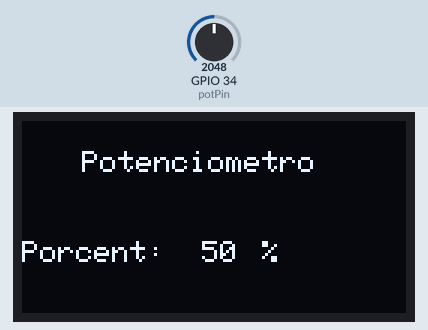
Recording of a sketch running on a simulated ESP32. On the bench: 128×64 one-colour display. The test bench sets the inputs (shaded band); at power-on: GPIO 34 (potPin) = 2048 (analog values on the 0–4095 scale). Nothing arrives over Bluetooth unless stated; what the sketch prints to the serial monitor is not drawn.

Above: at 3.2 s.
3.3 s: GPIO 34 (potPin) set to 2866
At 4.2 s:
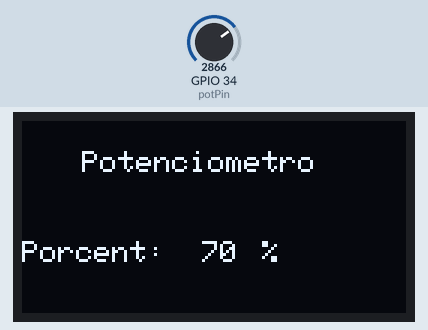
6.5 s: GPIO 34 (potPin) set to 3603
At 7.9 s:
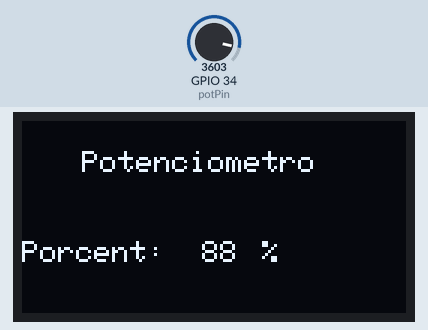
8.2 s: GPIO 34 (potPin) set to 4095
At 9.7 s:
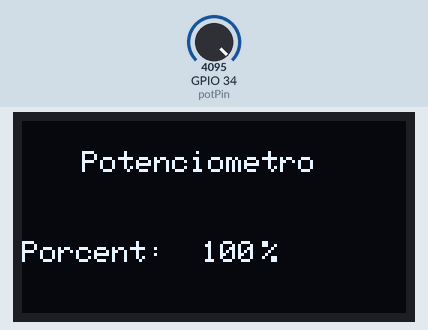
Timing chart, 0 to 10.8 s (numbered marks = the images above; inputs shaded):
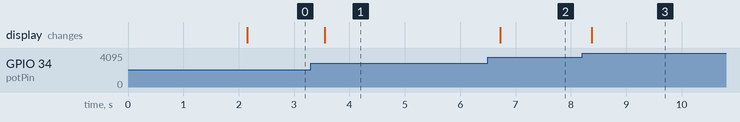

The sketch:

Aula_14_ESP32_Bluetooth_Classic_Serial_2.ino
```cpp
/*
 * Seguir a orientação do documento Aula 14:
 *
 * Atividade para desenvolver:
 * ·       Utilizar o base o exemplo do site CircuitDigest - How to Use Classic Serial Bluetooth in ESP32  (Aula 14 - ESP32 Bluetooth - Classic Serial 1 - Envio Serial)
 * ·       Realizar a leitura de um potenciômetro no ESP32
 * ·       Apresentar a leitura do potenciômetro em % (0% a 100%) no display (LCD ou OLED)
 * ·       Utilizar o APP Google Play - Bluetooth Terminal
 * ·       Mostrar a leitura do potenciômetro em % (0% a 100%) por um comando de caractere
 *
 * Nome: Leonardo M. Felipe
 * Turmna:641N1
 *
 */


#include <Wire.h>
#include <Adafruit_GFX.h>
#include <Adafruit_SSD1306.h>
#include "BluetoothSerial.h" //Header File for Serial Bluetooth, will be added by default into Arduino

BluetoothSerial ESP_BT; //Object for Bluetooth

#define SCREEN_WIDTH 128 // largura da tela OLED, em pixels
#define SCREEN_HEIGHT 64 // altura da tela OLED, em pixels
#define potPin 34

#define pino_analogico 34 // apelido para o pino A0
//canal usado adc1 ch6
// Apelidos para associação entre os pinos do LCD e do Arduino

//variavel que vai receber o valor lido do potenciometro
int valPot = 0;
int valor_convertido; // cria uma variável para guardar o valor lido
int incoming;
int valorMapeado;

// Declaração para um monitor SSD1306 conectado ao I2C (pinos SDA, SCL)
Adafruit_SSD1306 display(SCREEN_WIDTH, SCREEN_HEIGHT, &Wire, -1);

void setup() {


    ESP_BT.begin("ESP32_LED_Controle12"); //Name of your Bluetooth Signal
  Serial.println("Bluetooth Device is Ready to Pair");
  Serial.begin(115200); //Start Serial monitor in 9600

    if (!display.begin(SSD1306_SWITCHCAPVCC, 0x3C)) { // Endereço 0x3D para 128x64
    Serial.println(F("Falha na alocação SSD1306"));
    for (;;);


   analogReadResolution ( 12 ); // resolução de 12 bits
  //analogSetAttenuation (ADC_0db);  // Para todos os pinos
  analogSetPinAttenuation (pino_analogico, ADC_11db); // Atenuação de 6db no pino sensorPino

   valPot = analogRead(34);


  }
  delay(2000);
  display.clearDisplay();

  display.setTextSize(1);
  display.setTextColor(WHITE);
  display.setCursor(0, 40);
  // Display static text
  display.println("mv");
}

void loop(){
  fvalorMapeado();

  if (ESP_BT.available()) //Check if we receive anything from Bluetooth
  {
    incoming = ESP_BT.read(); //Read what we recevive
    Serial.print("Received:"); Serial.println(incoming);

    if (incoming == 49)
{
  ESP_BT.print("valor=");
  ESP_BT.println(valorMapeado);
  ESP_BT.println("%");
}
delay(20);

  }
}
void fvalorMapeado(){
    valPot = 0;
    for(int i = 0; i - 10; i++);{
    valPot = valPot + analogRead(potPin);
    delay(1);

      }

    valPot = valPot/10;

     valorMapeado = map(valPot, 0, 4099, 0, 1010);
display.clearDisplay();
display.setCursor(20, 10);
display.println("Potenciometro");
display.setCursor(0, 40);
display.println("Porcent:");
display.setCursor(60, 40);
display.println(valorMapeado);
display.setCursor(80, 40);
display.println("%");

delay (100);

  display.display();
}
```

Measured:
- after the input at 3.3 s, the display: changes after 0.25 s (image 1)
- after the input at 6.5 s, the display: changes after 0.22 s (image 2)
- after the input at 8.2 s, the display: changes after 0.17 s (image 3)
